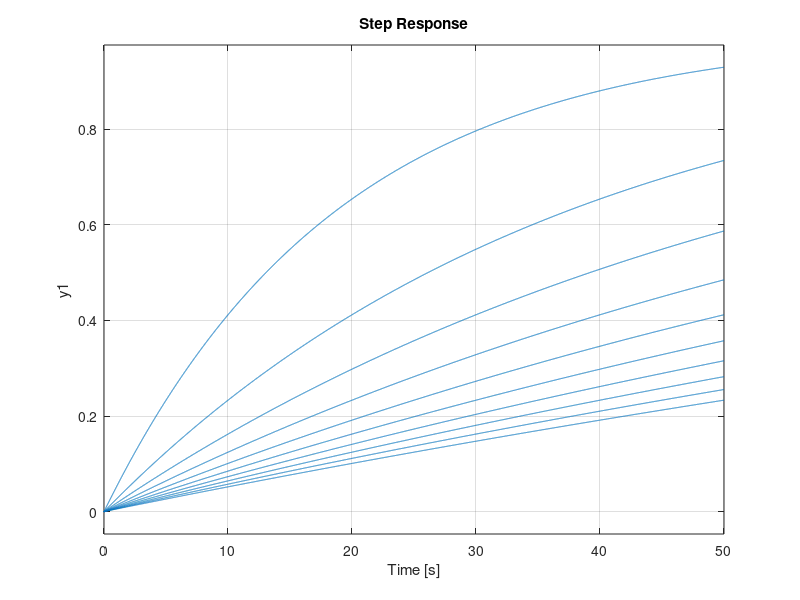

MATLAB code for this plot:
Kp=1;Ti=[0.01:0.01:0.1];
for i=1:length(Ti)
Gc=tf([Kp*Ti(i),Kp],[Ti(i),0]);
G=tf([1],[0.462,10.4,1884]);
Gb=feedback(Gc*G,1);
step(Gb)
hold on
% % xlim([0,10])
% ylim([0.95,1.1])
end
